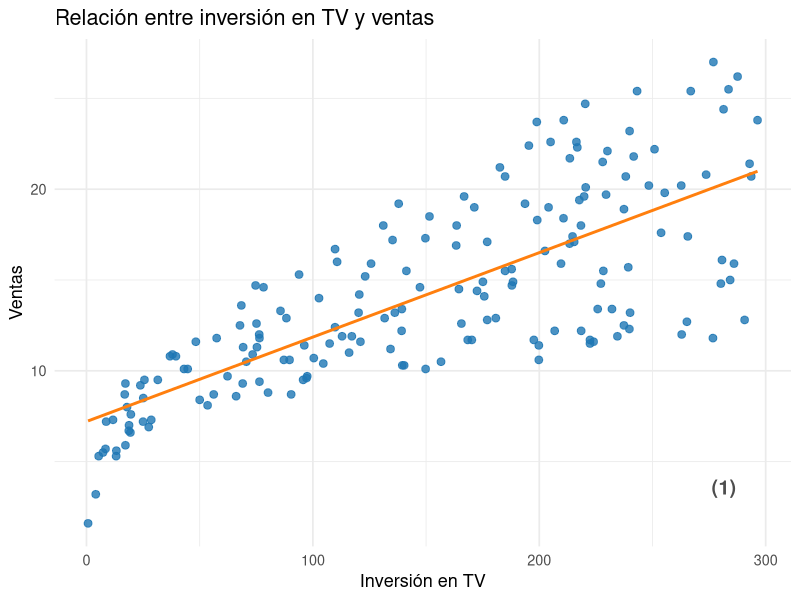
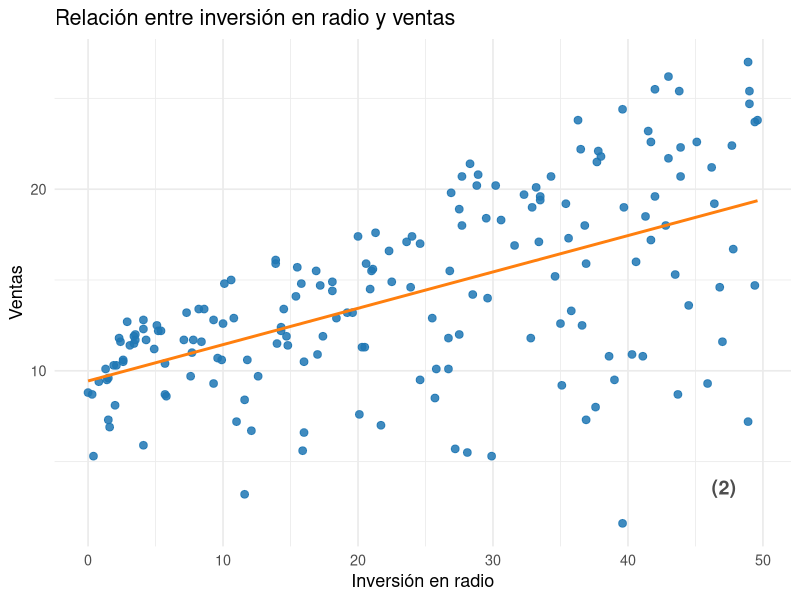
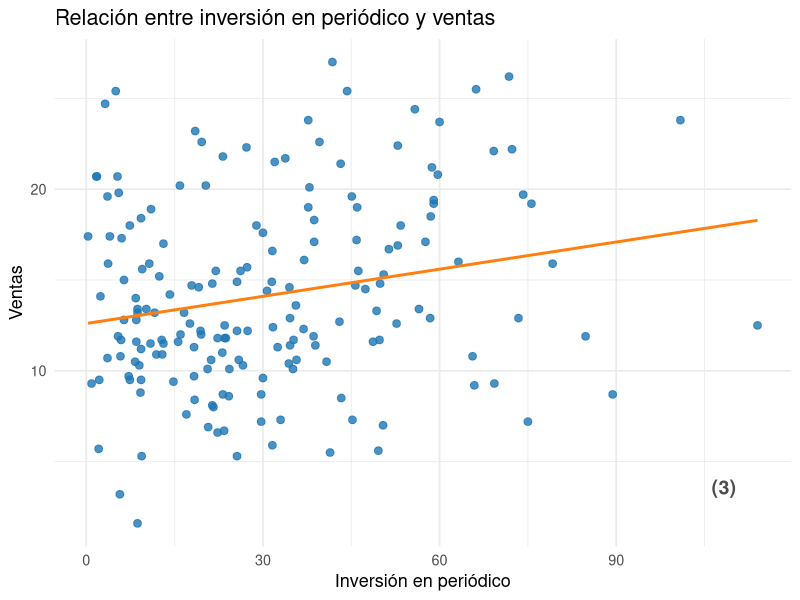
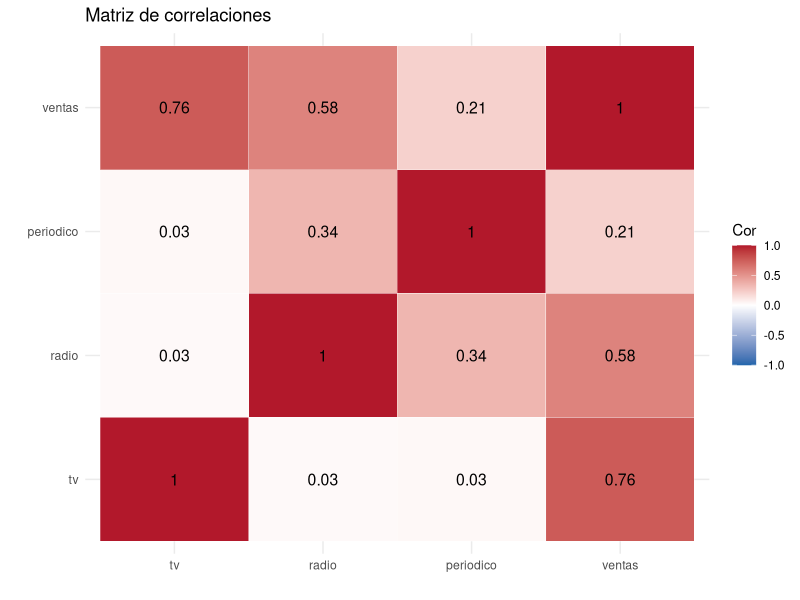
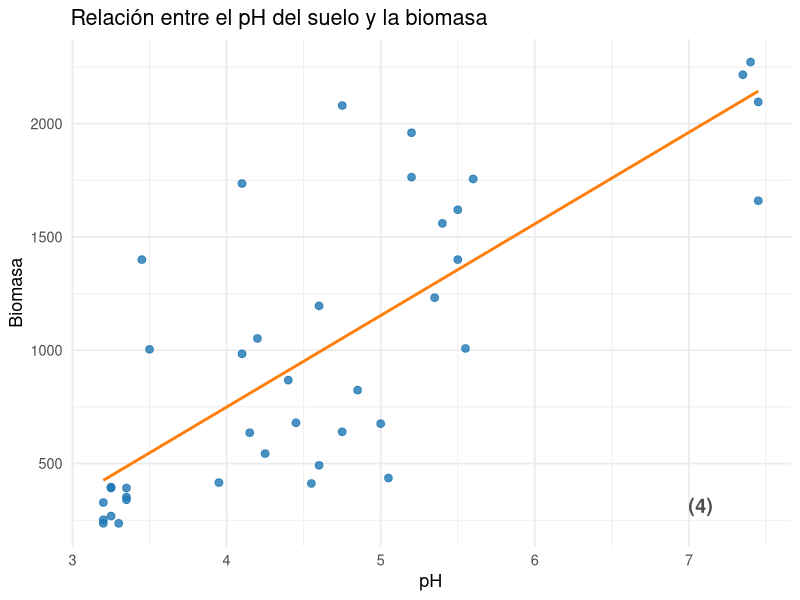
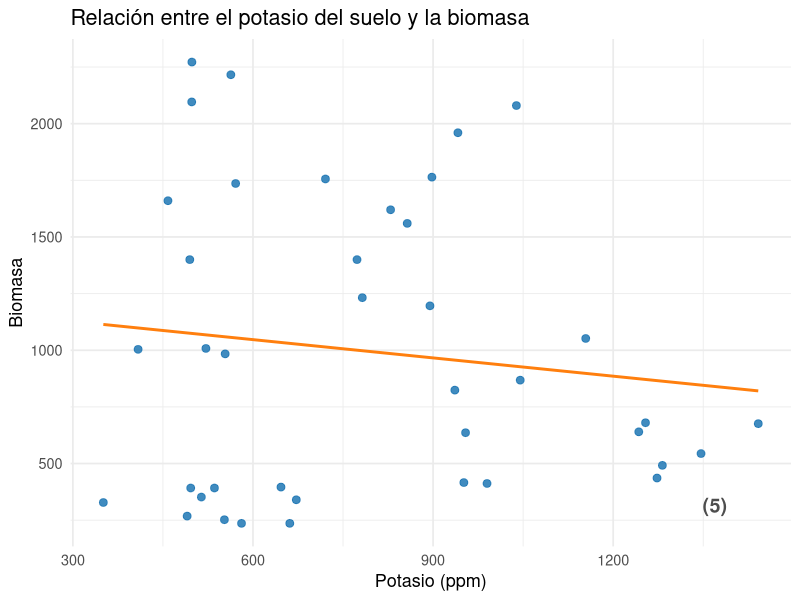
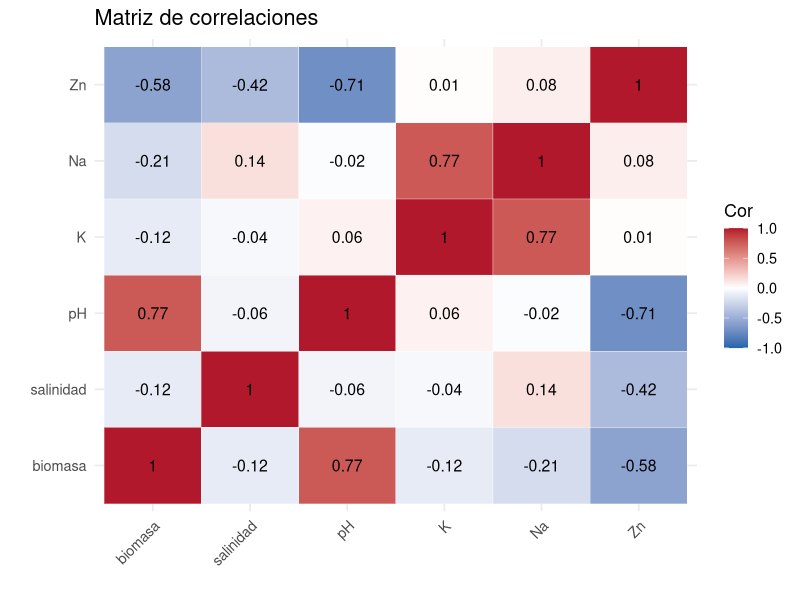
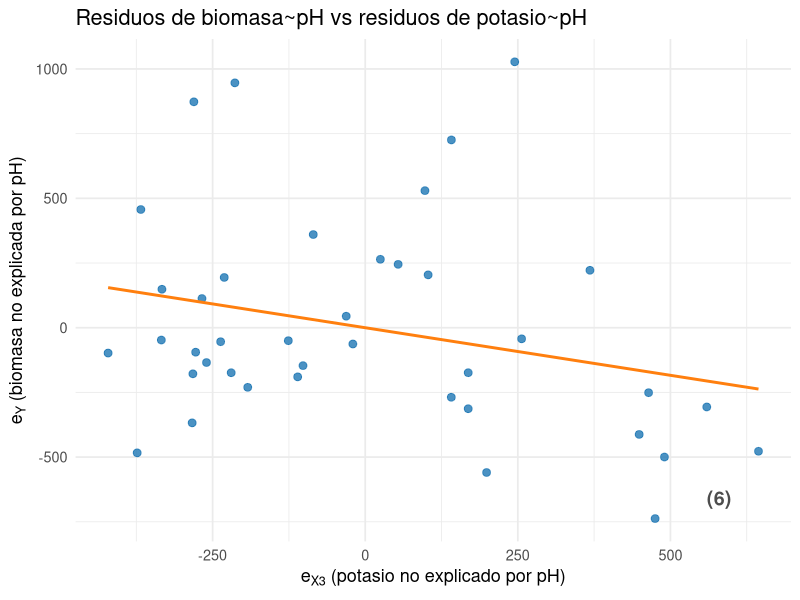

Write the R code that produced these figures, in order.
## ---- chunk 1
# Librerias

library(psych)
library(ggplot2)
library(knitr)
library(reshape2)
## ---- chunk 2
ventas <- read.csv("ventas.txt", sep = "\t", header = TRUE)

## ---- chunk 3
tabla_resumen <- data.frame(
  Variable = names(ventas),
  Minimo = sapply(ventas, min),
  Q1 = sapply(ventas, function(x) quantile(x, 0.25)),
  Mediana = sapply(ventas, median),
  Media = sapply(ventas, mean),
  Q3 = sapply(ventas, function(x) quantile(x, 0.75)),
  Maximo = sapply(ventas, max),
  row.names = NULL
)

tabla_resumen[, -1] <- round(tabla_resumen[, -1], 2)

kable(
  tabla_resumen,
  caption = "Resumen descriptivo de las variables"
)

estructura <- data.frame(
  Variable = names(ventas),
  Tipo = sapply(ventas, class),
  Observaciones = sapply(ventas, length),
  row.names = NULL
)

kable(
  estructura,
  caption = "Estructura de la base de datos"
)

faltantes <- data.frame(
  Variable = names(ventas),
  Valores_Faltantes = colSums(is.na(ventas)),
  row.names = NULL
)

kable(
  faltantes,
  caption = ""
)
## ---- chunk 4
# Gráfico (1): TV vs ventas
ggplot(ventas, aes(tv, ventas)) +
  geom_point(color = "#1F77B4", size = 2.3, alpha = 0.8) +
  geom_smooth(method = "lm", se = FALSE, color = "#FF7F0E", linewidth = 1) +
  annotate("text", x = max(ventas$tv)*0.95, y = min(ventas$ventas)+2,
           label = "(1)", color = "gray30", size = 5, fontface = "bold") +
  labs(title = "Relación entre inversión en TV y ventas",
       x = "Inversión en TV",
       y = "Ventas") +
  theme_minimal(base_size = 13)

# Gráfico (2): radio vs ventas
ggplot(ventas, aes(radio, ventas)) +
  geom_point(color = "#1F77B4", size = 2.3, alpha = 0.85) +
  geom_smooth(method = "lm", se = FALSE, color = "#FF7F0E", linewidth = 1) +
  annotate("text", x = max(ventas$radio)*0.95, y = min(ventas$ventas)+2,
           label = "(2)", color = "gray30", size = 5, fontface = "bold") +
  labs(title = "Relación entre inversión en radio y ventas",
       x = "Inversión en radio",
       y = "Ventas") +
  theme_minimal(base_size = 13)

# Gráfico (3): periodico vs ventas
ggplot(ventas, aes(periodico, ventas)) +
  geom_point(color = "#1F77B4", size = 2.3, alpha = 0.8) +
  geom_smooth(method = "lm", se = FALSE, color = "#FF7F0E", linewidth = 1) +
  annotate("text", x = max(ventas$periodico)*0.95, y = min(ventas$ventas)+2,
           label = "(3)", color = "gray30", size = 5, fontface = "bold") +
  labs(title = "Relación entre inversión en periódico y ventas",
       x = "Inversión en periódico",
       y = "Ventas") +
  theme_minimal(base_size = 13)

# 4) Matriz de correlaciones
matriz_cor <- cor(ventas, use = "complete.obs")

# Preparar datos para el gráfico
cor_melt <- melt(matriz_cor)

# Gráfico de la matriz
ggplot(cor_melt, aes(Var1, Var2, fill = value)) +
  geom_tile(color = "white") +
  geom_text(aes(label = round(value, 2)), color = "black", size = 4) +
  scale_fill_gradient2(
    low = "#2166AC",
    mid = "white",
    high = "#B2182B",
    midpoint = 0,
    limits = c(-1, 1)
  ) +
  theme_minimal() +
  labs(
    title = "Matriz de correlaciones",
    x = "",
    y = "",
    fill = "Cor"
  )


## ---- chunk 5
modelo_ventas <- lm(ventas ~ tv + radio + periodico, data = ventas)
s <- summary(modelo_ventas)

kable(round(s$coefficients, 4))

kable(data.frame(
  R2 = round(s$r.squared, 4),
  R2_ajustado = round(s$adj.r.squared, 4),
  Error_estandar = round(s$sigma, 4),
  F = round(s$fstatistic[1], 4),
  p_valor = format.pval(pf(s$fstatistic[1], s$fstatistic[2], s$fstatistic[3], lower.tail = FALSE), digits = 4)
), row.names = FALSE)
## ---- chunk 6
comparacion_1b <- data.frame(
  Resultado = c(
    "Intercepto",
    "Coeficiente de TV",
    "Coeficiente de radio",
    "Coeficiente de periódico",
    "Estadístico F global",
    "p-valor del contraste F",
    "R2",
    "R2 ajustado"
  ),
  R = c(
    "2.8196",
    "0.0456",
    "0.1936",
    "-0.0007",
    "494.7293",
    "1.71e-85",
    "0.8940",
    "0.8922"
  ),
  Python = c(
    "2.8196",
    "0.0456",
    "0.1936",
    "-0.0007",
    "494.7293",
    "1.71e-85",
    "0.8940",
    "0.8922"
  )
)

kable(
  comparacion_1b,
  caption = "Comparación del modelo de ventas entre R y Python",
  align = c("l", "c", "c")
)
## ---- chunk 7
nuevo_c <- data.frame(tv = 147.05, radio = 23.3, periodico = 31)
kable(round(as.data.frame(predict(modelo_ventas, newdata = nuevo_c, interval = "confidence", level = 0.95)), 4))
## ---- chunk 8
comparacion_1c <- data.frame(
  Resultado = c(
    "Respuesta media estimada",
    "Límite inferior del IC 95%",
    "Límite superior del IC 95%"
  ),
  R = c(
    "14.0094",
    "13.7589",
    "14.2599"
  ),
  Python = c(
    "14.0094",
    "13.7589",
    "14.2599"
  )
)

kable(
  comparacion_1c,
  caption = "Comparación del intervalo de confianza entre R y Python",
  align = c("l", "c", "c")
)
## ---- chunk 9
nuevo_d <- data.frame(tv = 160, radio = 26.7, periodico = 35.1)
kable(round(as.data.frame(predict(modelo_ventas, newdata = nuevo_d, interval = "prediction", level = 0.95)), 4))
## ---- chunk 10
comparacion_1d <- data.frame(
  Resultado = c(
    "Predicción puntual",
    "Límite inferior del IP 95%",
    "Límite superior del IP 95%"
  ),
  R = c(
    "15.2548",
    "11.8856",
    "18.6240"
  ),
  Python = c(
    "15.2548",
    "11.8856",
    "18.6240"
  )
)

kable(
  comparacion_1d,
  caption = "Comparación del intervalo de predicción entre R y Python",
  align = c("l", "c", "c")
)
## ---- chunk 11
datos <- read.csv("datos.txt", sep = "\t", header = TRUE)
## ---- chunk 12
biomasa <- datos$biomasa
salinidad <- datos$salinidad
pH <- datos$pH
potasio <- datos$K
sodio <- datos$Na
zinc <- datos$Zn

tabla_resumen <- data.frame(
  Variable = names(datos),
  Minimo = sapply(datos, min),
  Q1 = sapply(datos, function(x) quantile(x, 0.25)),
  Mediana = sapply(datos, median),
  Media = sapply(datos, mean),
  Q3 = sapply(datos, function(x) quantile(x, 0.75)),
  Maximo = sapply(datos, max),
  row.names = NULL
)

tabla_resumen[, -1] <- round(tabla_resumen[, -1], 2)

kable(
  tabla_resumen,
  caption = "Resumen descriptivo de las variables"
)

estructura <- data.frame(
  Variable = names(datos),
  Tipo = sapply(datos, class),
  Observaciones = sapply(datos, length),
  row.names = NULL
)

kable(
  estructura,
  caption = "Estructura de la base de datos"
)

faltantes <- data.frame(
  Variable = names(datos),
  Valores_Faltantes = colSums(is.na(datos)),
  row.names = NULL
)

kable(
  faltantes,
  caption = ""
)
## ---- chunk 13
# Gráfico (4): pH vs biomasa
ggplot(datos, aes(pH, biomasa)) +
  geom_point(color = "#1F77B4", size = 2.3, alpha = 0.8) +
  geom_smooth(method = "lm", se = FALSE, color = "#FF7F0E", linewidth = 1) +
  annotate("text", x = max(datos$pH)*0.95, y = min(datos$biomasa)+80,
           label = "(4)", color = "gray30", size = 5, fontface = "bold") +
  labs(title = "Relación entre el pH del suelo y la biomasa",
       x = "pH",
       y = "Biomasa") +
  theme_minimal(base_size = 13)

# Gráfico (5): potasio vs biomasa
ggplot(datos, aes(K, biomasa)) +
  geom_point(color = "#1F77B4", size = 2.3, alpha = 0.85) +
  geom_smooth(method = "lm", se = FALSE, color = "#FF7F0E", linewidth = 1) +
  annotate("text", x = max(datos$K)*0.95, y = min(datos$biomasa)+80,
           label = "(5)", color = "gray30", size = 5, fontface = "bold") +
  labs(title = "Relación entre el potasio del suelo y la biomasa",
       x = "Potasio (ppm)",
       y = "Biomasa") +
  theme_minimal(base_size = 13)

# Matriz de correlaciones
matriz_cor <- cor(datos)

library(reshape2)
cor_melt <- melt(matriz_cor)

ggplot(cor_melt, aes(Var1, Var2, fill = value)) +
  geom_tile(color = "white") +
  geom_text(aes(label = round(value, 2)), color = "black", size = 4) +
  scale_fill_gradient2(low = "#2166AC", mid = "white", high = "#B2182B",
                        midpoint = 0, limit = c(-1, 1)) +
  theme_minimal(base_size = 13) +
  labs(title = "Matriz de correlaciones", x = "", y = "", fill = "Cor") +
  theme(axis.text.x = element_text(angle = 45, hjust = 1))
## ---- chunk 14
modelo_biomasa_pH <- lm(biomasa ~ pH, data = datos)
s <- summary(modelo_biomasa_pH)

kable(round(s$coefficients, 4))

kable(data.frame(
  R2 = round(s$r.squared, 4),
  R2_ajustado = round(s$adj.r.squared, 4),
  Error_estandar = round(s$sigma, 4),
  F = round(s$fstatistic[1], 4),
  p_valor = format.pval(pf(s$fstatistic[1], s$fstatistic[2], s$fstatistic[3], lower.tail = FALSE), digits = 4)
), row.names = FALSE)
## ---- chunk 15
# Residuos de biomasa explicada por pH
eY <- resid(modelo_biomasa_pH)

# Regresión de potasio sobre pH, y sus residuos
modelo_K_pH <- lm(K ~ pH, data = datos)
eX3 <- resid(modelo_K_pH)

# Gráfico de residuos eY vs eX3
residuos_df <- data.frame(eY = eY, eX3 = eX3)

ggplot(residuos_df, aes(eX3, eY)) +
  geom_point(color = "#1F77B4", size = 2.3, alpha = 0.8) +
  geom_smooth(method = "lm", se = FALSE, color = "#FF7F0E", linewidth = 1) +
  annotate("text", x = max(eX3)*0.9, y = min(eY)+80,
           label = "(6)", color = "gray30", size = 5, fontface = "bold") +
  labs(title = "Residuos de biomasa~pH vs residuos de potasio~pH",
       x = expression(e[X3]~"(potasio no explicado por pH)"),
       y = expression(e[Y]~"(biomasa no explicada por pH)")) +
  theme_minimal(base_size = 13)
## ---- chunk 16
modelo_residuos <- lm(eY ~ eX3, data = residuos_df)
s <- summary(modelo_residuos)

kable(round(s$coefficients, 4))

kable(data.frame(
  R2 = round(s$r.squared, 4),
  R2_ajustado = round(s$adj.r.squared, 4),
  Error_estandar = round(s$sigma, 4),
  F = round(s$fstatistic[1], 4),
  p_valor = format.pval(pf(s$fstatistic[1], s$fstatistic[2], s$fstatistic[3], lower.tail = FALSE), digits = 4)
), row.names = FALSE)
## ---- chunk 17
modelo_biomasa_pH_K <- lm(biomasa ~ pH + K, data = datos)
s <- summary(modelo_biomasa_pH_K)

kable(round(s$coefficients, 4))

kable(data.frame(
  R2 = round(s$r.squared, 4),
  R2_ajustado = round(s$adj.r.squared, 4),
  Error_estandar = round(s$sigma, 4),
  F = round(s$fstatistic[1], 4),
  p_valor = format.pval(pf(s$fstatistic[1], s$fstatistic[2], s$fstatistic[3], lower.tail = FALSE), digits = 4)
), row.names = FALSE)
## ---- chunk 18
comparacion_2e <- data.frame(
  Resultado = c(
    "Intercepto del modelo múltiple",
    "Coeficiente de pH",
    "Coeficiente de K",
    "Pendiente de la regresión de residuos",
    "Diferencia entre beta3 y gamma"
  ),
  R = c(
    "-600.0193",
    "409.3526",
    "-0.367854",
    "-0.367854",
    "0.000000"
  ),
  Python = c(
    "-600.0193",
    "409.3526",
    "-0.367854",
    "-0.367854",
    "0.000000"
  )
)

kable(
  comparacion_2e,
  caption = "Comparación de la regresión múltiple entre R y Python",
  align = c("l", "c", "c")
)
## ---- chunk 19
modelo_biomasa_K <- lm(biomasa ~ K, data = datos)
s <- summary(modelo_biomasa_K)

kable(round(s$coefficients, 4))

kable(data.frame(
  R2 = round(s$r.squared, 4),
  R2_ajustado = round(s$adj.r.squared, 4),
  Error_estandar = round(s$sigma, 4),
  F = round(s$fstatistic[1], 4),
  p_valor = format.pval(pf(s$fstatistic[1], s$fstatistic[2], s$fstatistic[3], lower.tail = FALSE), digits = 4)
), row.names = FALSE)
## ---- chunk 20
esperanza <- read.csv("esperanza.txt", sep = "\t", header = TRUE)
## ---- chunk 21
habitantes <- esperanza$habitantes
ingresos <- esperanza$ingresos
analfabetismo <- esperanza$analfabetismo
esp_vida <- esperanza$esp_vida
asesinatos <- esperanza$asesinatos
universitarios <- esperanza$universitarios
heladas <- esperanza$heladas
area <- esperanza$area

tabla_resumen <- data.frame(
  Variable = names(esperanza),
  Minimo = sapply(esperanza, min),
  Q1 = sapply(esperanza, function(x) quantile(x, 0.25)),
  Mediana = sapply(esperanza, median),
  Media = sapply(esperanza, mean),
  Q3 = sapply(esperanza, function(x) quantile(x, 0.75)),
  Maximo = sapply(esperanza, max),
  row.names = NULL
)

tabla_resumen[, -1] <- round(tabla_resumen[, -1], 2)

kable(
  tabla_resumen,
  caption = "Resumen descriptivo de las variables"
)

estructura <- data.frame(
  Variable = names(esperanza),
  Tipo = sapply(esperanza, class),
  Observaciones = sapply(esperanza, length),
  row.names = NULL
)

kable(
  estructura,
  caption = "Estructura de la base de datos"
)

faltantes <- data.frame(
  Variable = names(esperanza),
  Valores_Faltantes = colSums(is.na(esperanza)),
  row.names = NULL
)

kable(
  faltantes,
  caption = "Valores faltantes por variable"
)
## ---- chunk 22
offset_y <- diff(range(esperanza$esp_vida)) * 0.05

# Gráfico (6): asesinatos vs esperanza de vida
ggplot(esperanza, aes(asesinatos, esp_vida)) +
  geom_point(color = "#1F77B4", size = 2.3, alpha = 0.8) +
  geom_smooth(method = "lm", se = FALSE, color = "#FF7F0E", linewidth = 1) +
  annotate("text", x = max(esperanza$asesinatos)*0.95,
           y = min(esperanza$esp_vida) + offset_y,
           label = "(7)", color = "gray30", size = 6, fontface = "bold") +
  labs(title = "Esperanza de vida vs tasa de asesinatos",
       x = "Asesinatos (por 100.000 hab.)", y = "Esperanza de vida") +
  theme_minimal(base_size = 13)

# Gráfico (7): analfabetismo vs esperanza de vida
ggplot(esperanza, aes(analfabetismo, esp_vida)) +
  geom_point(color = "#1F77B4", size = 2.3, alpha = 0.8) +
  geom_smooth(method = "lm", se = FALSE, color = "#FF7F0E", linewidth = 1) +
  annotate("text", x = max(esperanza$analfabetismo)*0.95,
           y = min(esperanza$esp_vida) + offset_y,
           label = "(8)", color = "gray30", size = 5, fontface = "bold") +
  labs(title = "Esperanza de vida vs analfabetismo",
       x = "Analfabetismo (%)", y = "Esperanza de vida") +
  theme_minimal(base_size = 13)

# Gráfico (8): universitarios vs esperanza de vida
ggplot(esperanza, aes(universitarios, esp_vida)) +
  geom_point(color = "#1F77B4", size = 2.3, alpha = 0.85) +
  geom_smooth(method = "lm", se = FALSE, color = "#FF7F0E", linewidth = 1) +
  annotate("text", x = max(esperanza$universitarios)*0.95,
           y = min(esperanza$esp_vida) + offset_y,
           label = "(9)", color = "gray30", size = 5, fontface = "bold") +
  labs(title = "Esperanza de vida vs % universitarios",
       x = "Universitarios (%)", y = "Esperanza de vida") +
  theme_minimal(base_size = 13)

# Gráfico (9): ingresos vs esperanza de vida
ggplot(esperanza, aes(ingresos, esp_vida)) +
  geom_point(color = "#1F77B4", size = 2.3, alpha = 0.85) +
  geom_smooth(method = "lm", se = FALSE, color = "#FF7F0E", linewidth = 1) +
  annotate("text", x = max(esperanza$ingresos)*0.95,
           y = min(esperanza$esp_vida) + offset_y,
           label = "(10)", color = "gray30", size = 5, fontface = "bold") +
  labs(title = "Esperanza de vida vs ingresos",
       x = "Ingresos per cápita (USD)", y = "Esperanza de vida") +
  theme_minimal(base_size = 13)

# Gráfico (10): heladas vs esperanza de vida
ggplot(esperanza, aes(heladas, esp_vida)) +
  geom_point(color = "#1F77B4", size = 2.3, alpha = 0.85) +
  geom_smooth(method = "lm", se = FALSE, color = "#FF7F0E", linewidth = 1) +
  annotate("text", x = max(esperanza$heladas)*0.95,
           y = min(esperanza$esp_vida) + offset_y,
           label = "(11)", color = "gray30", size = 5, fontface = "bold") +
  labs(title = "Esperanza de vida vs días de heladas",
       x = "Heladas (días promedio)", y = "Esperanza de vida") +
  theme_minimal(base_size = 13)

# Gráfico (11): habitantes vs esperanza de vida
ggplot(esperanza, aes(habitantes, esp_vida)) +
  geom_point(color = "#1F77B4", size = 2.3, alpha = 0.85) +
  geom_smooth(method = "lm", se = FALSE, color = "#FF7F0E", linewidth = 1) +
  annotate("text", x = max(esperanza$habitantes)*0.95,
           y = min(esperanza$esp_vida) + offset_y,
           label = "(12)", color = "gray30", size = 5, fontface = "bold") +
  labs(title = "Esperanza de vida vs número de habitantes",
       x = "Habitantes", y = "Esperanza de vida") +
  theme_minimal(base_size = 13)

# Gráfico (12): area vs esperanza de vida
ggplot(esperanza, aes(area, esp_vida)) +
  geom_point(color = "#1F77B4", size = 2.3, alpha = 0.85) +
  geom_smooth(method = "lm", se = FALSE, color = "#FF7F0E", linewidth = 1) +
  annotate("text", x = max(esperanza$area)*0.95,
           y = min(esperanza$esp_vida) + offset_y,
           label = "(13)", color = "gray30", size = 5, fontface = "bold") +
  labs(title = "Esperanza de vida vs superficie del estado",
       x = "Área (millas cuadradas)", y = "Esperanza de vida") +
  theme_minimal(base_size = 13)

# Matriz de correlaciones
matriz_cor <- cor(esperanza)

library(reshape2)
cor_melt <- melt(matriz_cor)

ggplot(cor_melt, aes(Var1, Var2, fill = value)) +
  geom_tile(color = "white") +
  geom_text(aes(label = round(value, 2)), color = "black", size = 3.5) +
  scale_fill_gradient2(low = "#2166AC", mid = "white", high = "#B2182B",
                        midpoint = 0, limit = c(-1, 1)) +
  theme_minimal(base_size = 13) +
  labs(title = "Matriz de correlaciones", x = "", y = "", fill = "Cor") +
  theme(axis.text.x = element_text(angle = 45, hjust = 1))
## ---- chunk 23
modelo_nulo <- lm(esp_vida ~ 1, data = esperanza)

modelo_completo <- lm(
  esp_vida ~ habitantes + ingresos + analfabetismo +
    asesinatos + universitarios + heladas + area,
  data = esperanza
)

tabla1 <- as.data.frame(add1(modelo_nulo, scope = formula(modelo_completo), test = "F"))
tabla1 <- cbind(Variable = rownames(tabla1), tabla1)
rownames(tabla1) <- NULL
kable(tabla1, digits = 4)
## ---- chunk 24
modelo_forward_1 <- lm(esp_vida ~ asesinatos, data = esperanza)

tabla2 <- as.data.frame(add1(modelo_forward_1, scope = formula(modelo_completo), test = "F"))
tabla2 <- cbind(Variable = rownames(tabla2), tabla2)
rownames(tabla2) <- NULL
kable(tabla2, digits = 4)
## ---- chunk 25
modelo_completo <- lm(esp_vida ~ habitantes + ingresos + analfabetismo +
                         asesinatos + universitarios + heladas + area,
                       data = esperanza)
s <- summary(modelo_completo)

kable(round(s$coefficients, 4))

kable(data.frame(
  R2 = round(s$r.squared, 4),
  R2_ajustado = round(s$adj.r.squared, 4),
  Error_estandar = round(s$sigma, 4),
  F = round(s$fstatistic[1], 4),
  p_valor = format.pval(pf(s$fstatistic[1], s$fstatistic[2], s$fstatistic[3], lower.tail = FALSE), digits = 4)
), row.names = FALSE)

tabla3 <- as.data.frame(drop1(modelo_completo, test = "F"))
tabla3 <- cbind(Variable = rownames(tabla3), tabla3)
rownames(tabla3) <- NULL
kable(tabla3, digits = 4)
## ---- chunk 26
modelo_backward <- update(modelo_completo, . ~ . - ingresos)
s <- summary(modelo_backward)

kable(round(s$coefficients, 4))

kable(data.frame(
  R2 = round(s$r.squared, 4),
  R2_ajustado = round(s$adj.r.squared, 4),
  Error_estandar = round(s$sigma, 4),
  F = round(s$fstatistic[1], 4),
  p_valor = format.pval(pf(s$fstatistic[1], s$fstatistic[2], s$fstatistic[3], lower.tail = FALSE), digits = 4)
), row.names = FALSE)

tabla4 <- as.data.frame(drop1(modelo_backward, test = "F"))
tabla4 <- cbind(Variable = rownames(tabla4), tabla4)
rownames(tabla4) <- NULL
kable(tabla4, digits = 4)
## ---- chunk 27
modelo_backward <- update(modelo_backward, . ~ . - area)
tabla5 <- as.data.frame(drop1(modelo_backward, test = "F"))
tabla5 <- cbind(Variable = rownames(tabla5), tabla5)
rownames(tabla5) <- NULL
kable(tabla5, digits = 4, caption = "elimina area")

modelo_backward <- update(modelo_backward, . ~ . - analfabetismo)
tabla6 <- as.data.frame(drop1(modelo_backward, test = "F"))
tabla6 <- cbind(Variable = rownames(tabla6), tabla6)
rownames(tabla6) <- NULL
kable(tabla6, digits = 4, caption = "elimina analfabetismo")

modelo_backward <- update(modelo_backward, . ~ . - habitantes)
tabla7 <- as.data.frame(drop1(modelo_backward, test = "F"))
tabla7 <- cbind(Variable = rownames(tabla7), tabla7)
rownames(tabla7) <- NULL
kable(tabla7, digits = 4, caption = "elimina habitantes")

modelo_backward <- update(modelo_backward, . ~ . - heladas)
tabla8 <- as.data.frame(drop1(modelo_backward, test = "F"))
tabla8 <- cbind(Variable = rownames(tabla8), tabla8)
rownames(tabla8) <- NULL
kable(tabla8, digits = 4, caption = "elimina heladas")

modelo_backward <- update(modelo_backward, . ~ . - universitarios)
tabla9 <- as.data.frame(drop1(modelo_backward, test = "F"))
tabla9 <- cbind(Variable = rownames(tabla9), tabla9)
rownames(tabla9) <- NULL
kable(tabla9, digits = 4, caption = "elimina universitarios")

s <- summary(modelo_backward)
kable(round(s$coefficients, 4), caption = "Coeficientes del modelo backward final")

kable(data.frame(
  R2 = round(s$r.squared, 4),
  R2_ajustado = round(s$adj.r.squared, 4),
  Error_estandar = round(s$sigma, 4),
  F = round(s$fstatistic[1], 4),
  p_valor = format.pval(pf(s$fstatistic[1], s$fstatistic[2], s$fstatistic[3], lower.tail = FALSE), digits = 4)
), row.names = FALSE, caption = "Ajuste global del modelo backward final")
## ---- chunk 28
modelo_stepwise <- lm(esp_vida ~ 1, data = esperanza)

# Paso 1: evaluar ingreso de variables
tabla10 <- as.data.frame(add1(modelo_stepwise,
     scope = ~ habitantes + ingresos + analfabetismo + asesinatos +
               universitarios + heladas + area,
     test = "F"))
tabla10 <- cbind(Variable = rownames(tabla10), tabla10)
rownames(tabla10) <- NULL
kable(tabla10, digits = 4, caption = "Stepwise desde el modelo nulo")
## ---- chunk 29
modelo_stepwise <- update(modelo_stepwise, . ~ . + asesinatos)

# Paso 2: revisar si asesinatos sigue siendo significativa, y evaluar nuevo ingreso
tabla11 <- as.data.frame(drop1(modelo_stepwise, test = "F"))
tabla11 <- cbind(Variable = rownames(tabla11), tabla11)
rownames(tabla11) <- NULL
kable(tabla11, digits = 4, caption = "Stepwise")

tabla12 <- as.data.frame(add1(modelo_stepwise,
     scope = ~ habitantes + ingresos + analfabetismo + asesinatos +
               universitarios + heladas + area,
     test = "F"))
tabla12 <- cbind(Variable = rownames(tabla12), tabla12)
rownames(tabla12) <- NULL
kable(tabla12, digits = 4, caption = "Stepwise")
## ---- chunk 30
modelo_completo <- lm(
  esp_vida ~ habitantes + ingresos + analfabetismo +
    asesinatos + universitarios + heladas + area,
  data = esperanza
)

modelo_final <- lm(
  esp_vida ~ asesinatos,
  data = esperanza
)

Cp <- function(modelo_candidato, modelo_completo) {
  n <- nobs(modelo_candidato)
  p <- length(coef(modelo_candidato))
  sigma2_completo <- deviance(modelo_completo) / df.residual(modelo_completo)
  
  deviance(modelo_candidato) / sigma2_completo - n + 2 * p
}

r2_aj <- summary(modelo_final)$adj.r.squared
cp <- Cp(modelo_final, modelo_completo)
aic <- AIC(modelo_final)
bic <- BIC(modelo_final)

comparacion_modelos <- data.frame(
  Modelo = c("Forward", "Backward", "Stepwise"),
  R2_ajustado = rep(r2_aj, 3),
  Cp = rep(cp, 3),
  AIC = rep(aic, 3),
  BIC = rep(bic, 3)
)

knitr::kable(
  comparacion_modelos,
  digits = 4,
  caption = "Comparación de los modelos obtenidos mediante selección de variables"
)

## ---- chunk 31
# Resultados obtenidos en Python
r2_aj_python <- 0.614249
cp_python <- 15.360953
aic_python <- 117.070285
bic_python <- 120.683610

# Tabla comparativa
comparacion_lenguajes <- data.frame(
  Lenguaje = c("R", "Python"),
  Modelo = c(
    "esp_vida ~ asesinatos",
    "esp_vida ~ asesinatos"
  ),
  R2_ajustado = c(
    r2_aj,
    r2_aj_python
  ),
  Cp = c(
    cp,
    cp_python
  ),
  AIC = c(
    aic,
    aic_python
  ),
  BIC = c(
    bic,
    bic_python
  )
)

knitr::kable(
  comparacion_lenguajes,
  digits = 4,
  row.names = FALSE,
  caption = "Comparación del modelo seleccionado en R y Python",
  align = c("l", "l", "c", "c", "c", "c")
)
